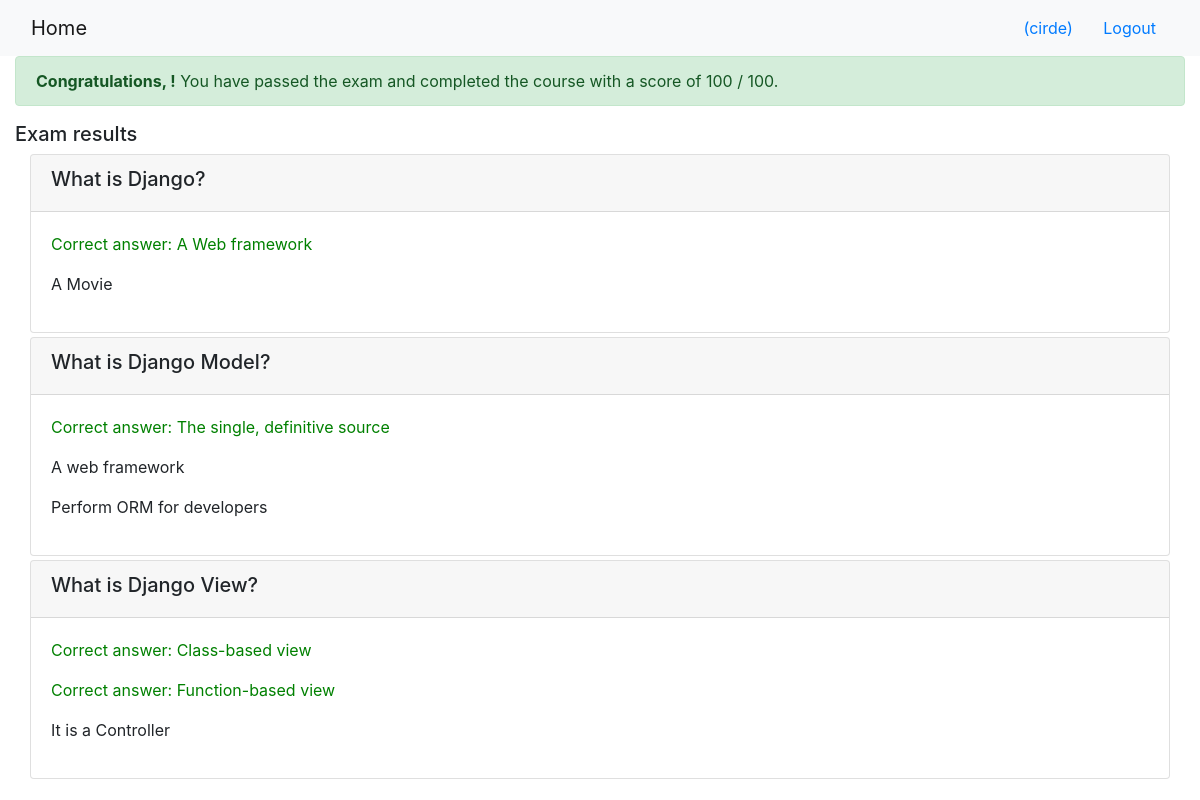
The page /onlinecourse/1/submission/1/result/ (signed in) on the database its author committed.
### onlinecourse/models.py (models this page shows, shortened)
class Question(models.Model):
    course_id = models.ForeignKey(Course, on_delete=models.CASCADE, default=DEFAULT_EXAM_ID)
    question_text = models.CharField(max_length=30)
    grade = models.IntegerField()

class Choice(models.Model):
    question_id = models.ForeignKey(Question, on_delete=models.CASCADE)
    choice_text = models.CharField(max_length=30)
    is_correct = models.BooleanField(default=False)

### onlinecourse/views.py (the view)
# urls.py: path('<int:course_id>/submission/<int:submission_id>/result/', views.show_exam_result, name='exam_result')
def show_exam_result(request, course_id, submission_id):
    template_name = 'onlinecourse/exam_result_bootstrap.html'
    context = {}
    course = get_object_or_404(Course, pk=course_id)
    submission = get_object_or_404(Submission, pk=submission_id)
    choices = submission.choices.all()
    score = 0
    for choice in choices:
        if choice.is_correct:
            score += 1
    total_score = 0
    for question in course.question_set.all():
        total_score += question.grade
    context['course'] = course
    context['choices'] = choices
    context['grade'] = int(score / total_score * 100)
    context['total'] = 100
    return render(request, template_name, context)

### onlinecourse/templates/onlinecourse/exam_result_bootstrap.html (shortened to what this page needs)
<!DOCTYPE html>
<html lang="en">
<head>
    {% load static %}
    <link rel="stylesheet" href="https://maxcdn.bootstrapcdn.com/bootstrap/4.5.2/css/bootstrap.min.css">
</head>
<body>
 <nav class="navbar navbar-light bg-light">
    <div class="container-fluid">
        <div class="navbar-header">
              <a class="navbar-brand" href="{% url 'onlinecourse:index' %}">Home</a>
        </div>
        <ul class="nav navbar-nav navbar-right">
            {% if user.is_authenticated %}
            <li>
                <a class="btn btn-link" href="#">{{ user.first_name }}({{ user.username }})</a>
                <a class="btn btn-link" href="{% url 'onlinecourse:logout' %}">Logout</a>
            </li>
            {% endif %}
        </ul>
    </div>
</nav>
<div class="container-fluid">
    {% if grade >= 75 %}
    <div class="alert alert-success">
       <b>Congratulations, {{user.first_name}}!</b> You have passed the exam and completed the course with a score of {{grade}} / {{total}}.
    </div>
        {% else %}
        <div class="alert alert-danger">
            <b>Failed</b> Sorry, {{user.first_name}}! You have failed the exam with a score of {{grade}} / {{total}}.
        </div>
        <a class="btn btn-link text-danger" href="{% url 'onlinecourse:course_details' course.id %}">Re-test</a>
        {% endif %}
        <div class="card-columns-vertical mt-1">
        <h5 class="">Exam results</h5>
            <div class="container-fluid">
                <div class="card-columns-vertical">
                {% for question in course.question_set.all %}
                    <div class="card mt-1">
                        <div class="card-header"><h5>{{question.question_text}}</h5></div>
                        <div class="card-body">
                            {% for choice in question.choice_set.all %}
                                {% if choice.is_correct and choice in choices %}
                                    <p style="color:green;">Correct answer: {{choice.choice_text}}</p>
                                {% elif choice.is_correct and choice not in choices %}
                                    <p style="color:#dbbe2c;">Not selected: {{choice.choice_text}}</p>
                                {% elif not choice.is_correct and choice in choices %}
                                    <p style="color:red;">Incorrect answer: {{choice.choice_text}}</p>
                                {% else %}
                                    <p>{{choice.choice_text}}</p>
                                {% endif %}
                            {% endfor %}
                        </div>
                    </div>
                {% endfor %}
                </div>
            </div>
        </div>
    </div>
</body>
</html>

### rows shown on the page
Question: question_text "What is Django?"
Choice: choice_text "A Web framework"
Choice: choice_text "A Movie"
Question: question_text "What is Django Model?"
Choice: choice_text "The single, definitive source"
Choice: choice_text "A web framework"
Choice: choice_text "Perform ORM for developers"
Question: question_text "What is Django View?"
Choice: choice_text "Class-based view"
Choice: choice_text "Function-based view"
Choice: choice_text "It is a Controller"

### other values the page prints
{{ user.username }} "cirde"
{{ grade }} "100"
{{ total }} "100"
